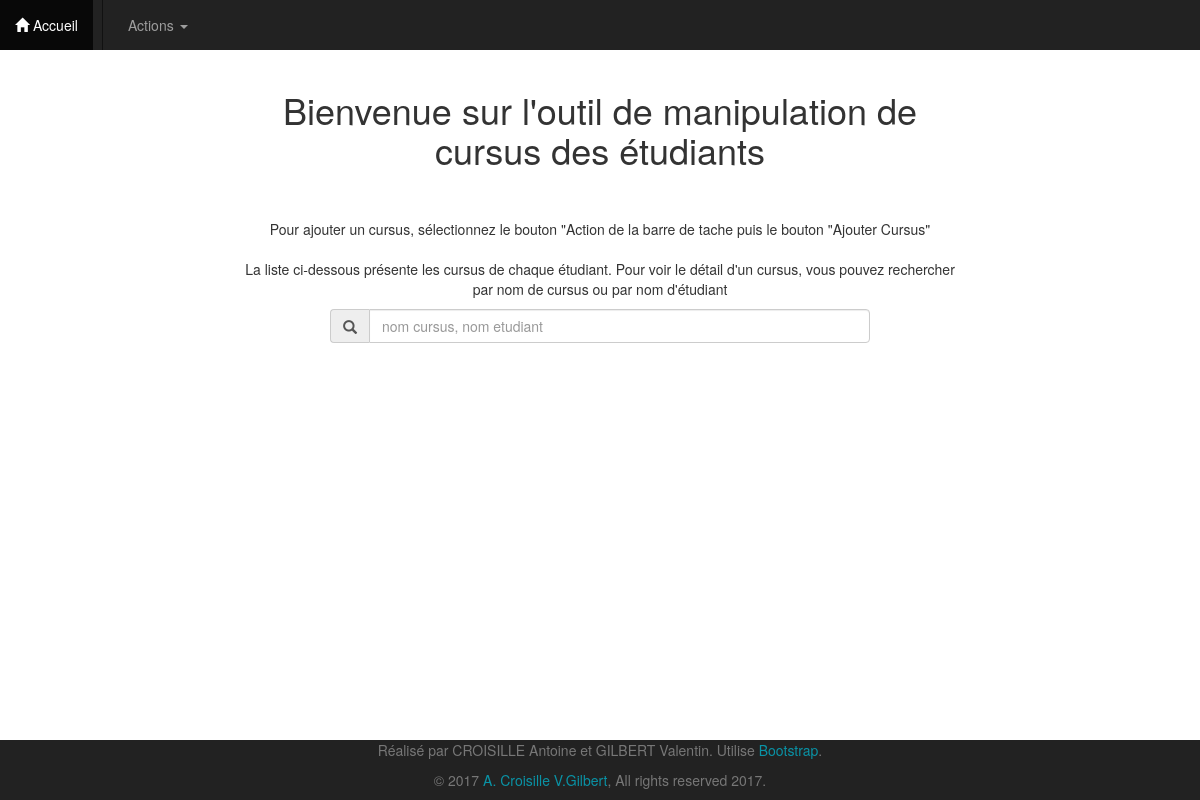
The page /Vues/home.php on the database as committed earlier.
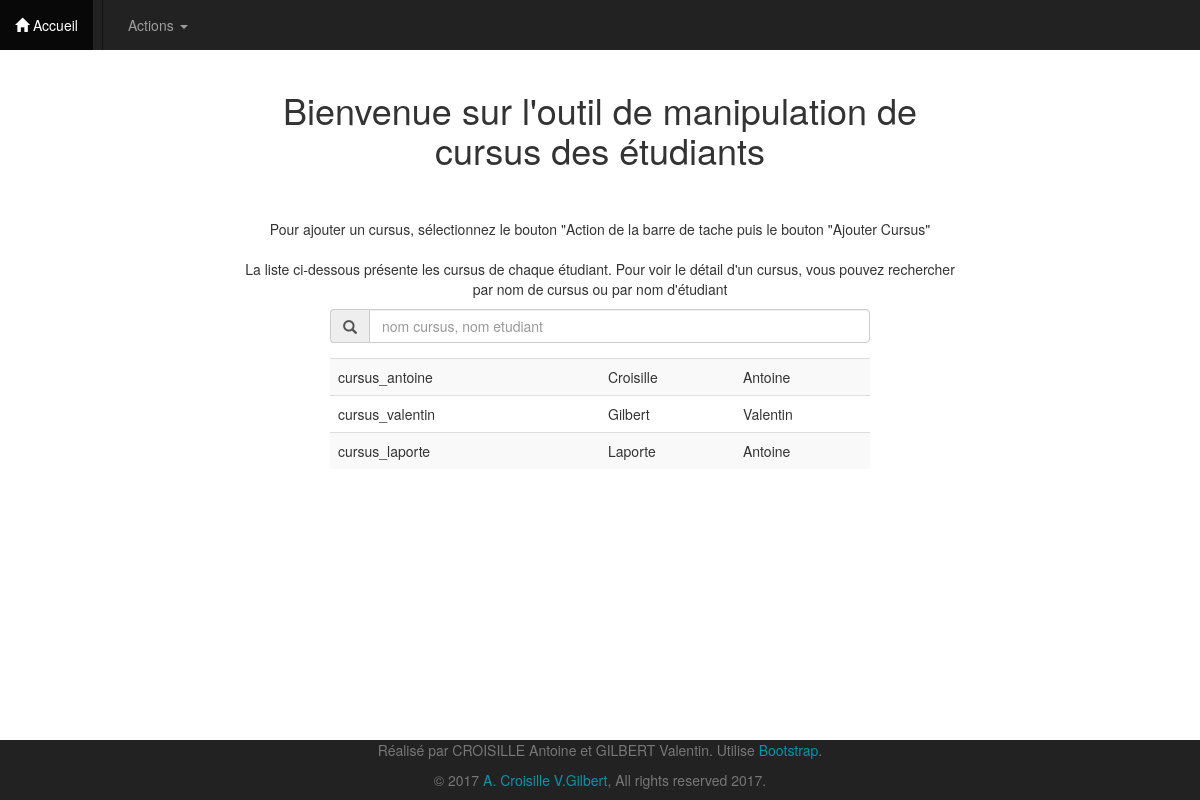
The same page on the database as committed later.
### tables this page shows
CREATE TABLE `cursus` (
  `id_cursus` int(11) NOT NULL,
  `nom_cursus` varchar(30) NOT NULL,
  `num_etu` int(11) NOT NULL
);

CREATE TABLE `etudiant` (
  `num_carte_etu` int(11) NOT NULL,
  `nom` varchar(50) NOT NULL,
  `prenom` varchar(50) NOT NULL,
  `admission` varchar(2) NOT NULL,
  `filiere` varchar(3) NOT NULL
);

### Persistance/dataBaseManager.php (called while the page is built, shortened)
<?php
class DataBaseManager{
	static private $dbh = null;
	static private $instance = null;
	static private $db_host="mysql:host=localhost;";
	static private $db_name="dbname=mission411";
	static private $db_user="root";
	static private $db_password="ptrx160";
	private function __construct(){
		try{
			self::$dbh = new PDO(self::$db_host.self::$db_name, self::$db_user, self::$db_password);
		}catch(PDOException $e){
			echo "<p>Erreur de connection à la base de donnée.</br>";
			die();
		}
	}
	public static function getInstance(){
		if(null ===self::$instance){
			self::$instance = new self;
		}
		return self::$instance;
	}
	public function prepareAndExecuteQuery($requete, $args){
		$numargs = count($args);
		$statement = self::$dbh->prepare($requete);
		for ($i=1;$i<=$numargs;$i++){
			$statement->bindParam($i, $args[$i-1]);
		}
		$statement->execute();
		return $statement;
	}
}
?>

### Persistance/CursusGateway.php (called while the page is built, shortened)
<?php
class CursusGateway
{
    public static function getCursusAll(){
        try{
            $stmt = DataBaseManager::getInstance()->prepareAndExecuteQuery('SELECT * FROM Cursus', array());
        }
        catch(Exception $e){
            $dataError['persistance-get'] = "Impossible d'accéder aux données";
        }
        $collectionCursus = array();
        if ($stmt !==false){
            foreach($stmt as $row){
                $cursus = new Cursus($row['id_cursus'], $row['nom_cursus'], $row['num_etu']);
                $collectionCursus [] = $cursus;
            }
        }else{
            $dataError['persistance-get'] = "Aucun cursus trouvé.";
        }
        return $collectionCursus;
    }
}

### Model/ModelCollectionCursus.php (called while the page is built, shortened)
<?php
class ModelCollectionCursus extends Model{
    private $collectionCursus;
    public function getData()
    {
        return $this->collectionCursus;
    }
    public function __construct()
    {
        $this->collectionCursus = array();
    }
    public static function getModelCursusAll(){
        $model = new self(array());
        $model->collectionCursus = CursusGateway::getCursusAll();
        return $model;
    }
}

### Metier/Cursus.php (called while the page is built, shortened)
<?php
class Cursus{
    private $nom;
    private $id;
    private $numEtu;
    public function getNom()
    {
        return $this->nom;
    }
    public function setNom($nom)
    {
        $this->nom = $nom;
    }
    private function setId($id){
        $this->id = $id;
    }
    public function getId(){
        return $this->id;
    }
    public function getNumEtu()
    {
        return $this->numEtu;
    }
    public function setNumEtu($numEtu)
    {
        $this->numEtu = $numEtu;
    }
}

### Persistance/EtudiantGateway.php (called while the page is built, shortened)
<?php
class EtudiantGateway{
    public static function getAllEtudiantsMap(){
        try{
            $stmt = DataBaseManager::getInstance()->prepareAndExecuteQuery('SELECT * FROM Etudiant', array());
        }
        catch(Exception $e){
            $dataError['persistance-get'] = "Impossible d'accéder aux données";
        }
        $collectionEtudiant = array();
        if ($stmt !== false){
            foreach($stmt as $row){
                $etudiant = new Etudiant($row['num_carte_etu'], $row['nom'], $row['prenom'], $row['admission'], $row['filiere']);
                $collectionEtudiant[$etudiant->getNumCarteEtu()] = $etudiant;
            }
        }else{
            $dataError['persistance-get'] = "Aucun cursus trouvé.";
        }
        return $collectionEtudiant;
    }
}
?>

### Model/ModelMapEtudiant.php (called while the page is built, shortened)
<?php
class ModelMapEtudiant extends Model{
    private $mapEtudiant;
    public function getData(){
        return $this->mapEtudiant;
    }
    public function __construct()
    {
        $this->mapEtudiant = array();
    }
    public static function getModelEtudiantAll(){
        $model = new self(array());
        $model-> mapEtudiant = EtudiantGateway::getAllEtudiantsMap();
        return $model;
    }
}

### Metier/Etudiant.php (called while the page is built, shortened)
<?php
class Etudiant{
    private $numCarteEtu;
    private $nom;
    private $prenom;
    public function getNumCarteEtu()
    {
        return $this->numCarteEtu;
    }
    public function setNumCarteEtu($numCarteEtu)
    {
        $this->numCarteEtu = $numCarteEtu;
    }
    public function getPrenom()
    {
        return $this->prenom;
    }
    public function setPrenom($prenom)
    {
        $this->prenom = $prenom;
    }
    public function getNom()
    {
        return $this->nom;
    }
    public function setNom($nom)
    {
        $this->nom = $nom;
    }
}

### Vues/home.php (the view, shortened to what this page needs)
<?php
    $modelEtudiant = ModelMapEtudiant::getModelEtudiantAll();
    $mapEtudiant = $modelEtudiant->getData();
    $modelCursus = ModelCollectionCursus::getModelCursusAll();
    $collectionCursus = $modelCursus->getData();
    enTeteHTML("UTT Cursus", "UTF-8", Config::getCSS(), "");
    controlePublic();
?>
<div class="container">
    <div class="col-lg-8 col-lg-offset-2">
        <div class="text-center">
            <h1>Bienvenue sur l'outil de manipulation de cursus des étudiants</h1>
            <p>
                Pour ajouter un cursus, sélectionnez le bouton "Action de la barre de tache puis le bouton "Ajouter Cursus"
                La liste ci-dessous présente les cursus de chaque étudiant. Pour voir le détail d'un cursus, vous pouvez rechercher par nom de cursus ou par nom d'étudiant
            </p>
        </div>
    </div>
</div>
<div class="container">
    <div class="col-lg-6 col-lg-offset-3">
        <form >
            <div class="form-group">
                <div class="input-group input-group-md">
                    <span class="input-group-addon">
                        <i class="glyphicon glyphicon-search"></i>
                    </span>
                    <input id="searchBox" class="form-control" placeholder="nom cursus, nom etudiant" name="searchBox" type="text" onkeyup="affichageCursus()">
                </div>
            </div>
        </form>
        <div class="pre-scrollable list-group" id="listeCursus">
            <table class="table-striped table table-hover">
            <?php
                foreach ($collectionCursus as $c){
                    $loc = "index.php?action=detailCursus&id=".$c->getId();
                    echo "<tr class=\"ligne-selectionnable nomCursus\"onclick=\"document.location='".$loc."'\">";
                    echo "<td class=\"nom_cursus col-lg-6\">".$c->getNom()."</td>";
                    echo "<td class=\"nom_etu col-lg-3\">".$mapEtudiant[$c->getNumEtu()]->getNom()."</td>";
                    echo "<td class=\"prenom_etu col-lg-3\">".$mapEtudiant[$c->getNumEtu()]->getPrenom()."</td>";
                    echo "</tr>";
                }
            ?>
            </table>
        </div>
    </div>
</div>
<?php
    loadFooter();
?>

### Vues/commonFunction.php (shortened to what this page needs)
<?php
function enTeteHTML($title, $charset, $css_sheet, $class_body){
	echo "<!doctype html>\n";
	echo "<html lang=\"fr\">\n";
	echo "<head>\n";
	foreach($css_sheet as $k => $s){
        echo "<link rel=\"stylesheet\" href=\"".$s."\" />\n";
    }
	echo "</head>\n<body class=\"$class_body\">\n";
}
function controlePublic(){
    echo '<div>
            <nav class="navbar-fixed-top navbar-inverse" role="navigation">
                <div class="collapse navbar-collapse navbar-exinverse-collapse">
                    <ul class="nav navbar-nav">
                        <li class="active">
                            <a href="index.php?action=home">
                                <i class="glyphicon glyphicon-home"></i>
                                Accueil
                            </a>
                        </li>
                        <li class="divider-vertical"></li>
                        <li class="dropdown">
                            <a data-target="#" href="#" class="dropdown-toggle" data-toggle="dropdown">
                                Actions
                                <b class="caret"></b>
                            </a>
                            <ul class="dropdown-menu">
                                <li>
                                    <a href="index.php?action=ajoutCursus">Ajouter Cursus</a>
                                </li>
                                <li>
                                    <a href="#">Importer Règlement</a>
                                </li>
                            </ul>
                        </li>
                    </ul>
                </div>
            </nav>
        </div>';
}
function loadFooter(){
    echo '<footer class="margin-top-20">
            <nav class="navbar-fixed-bottom navbar-inverse">
                <div class="row text-center text-muted">
                    <p>Réalisé par CROISILLE Antoine et GILBERT Valentin. Utilise <a class="liens-footer" href="http://getbootstrap.com/">Bootstrap</a>.
                    </p>
                </div>
                <div class="row text-center text-muted">
                    <p>© 2017<a class="liens-footer" href="https://fr.linkedin.com/in/antoine-croisille-4781b213a"> A. Croisille</a> <a class="liens-footer" href="https://fr.linkedin.com/in/valentin-gilbert-147683139">V.Gilbert</a>, All rights reserved 2017.</p>
                </div>
             </nav>
           </footer>';
}
?>

### Assets/cssPerso/design.css (style rules this page uses)
.divider-vertical { height: 50px; margin: 0 9px; border-left: 1px solid #F2F2F2; border-right: 1px solid #FFF; }
.navbar-inverse .divider-vertical { border-right-color: #222222; border-left-color: #111111; }
.margin-top-20 { margin-top: 70px; }
.ligne-selectionnable { cursor:pointer; }
.liens-footer { color:#0a93a6; text-decoration:none; }
.list-group { margin-bottom:0px; }

Rows that differ between the two databases and show on the page:
added cursus: nom_cursus "cursus_antoine", num_etu.nom "Croisille", num_etu.prenom "Antoine"
added cursus: nom_cursus "cursus_valentin", num_etu.nom "Gilbert", num_etu.prenom "Valentin"
added cursus: nom_cursus "cursus_laporte", num_etu.nom "Laporte", num_etu.prenom "Antoine"
